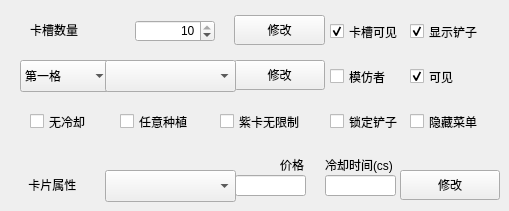
    <widget class="QWidget" name="tab_3">
     <attribute name="title">
      <string>卡槽</string>
     </attribute>
     <widget class="QCheckBox" name="NoCoolDown">
      <property name="geometry">
       <rect>
        <x>30</x>
        <y>110</y>
        <width>64</width>
        <height>23</height>
       </rect>
      </property>
      <property name="text">
       <string>无冷却</string>
      </property>
     </widget>
     <widget class="QLabel" name="label_9">
      <property name="geometry">
       <rect>
        <x>30</x>
        <y>20</y>
        <width>52</width>
        <height>19</height>
       </rect>
      </property>
      <property name="text">
       <string>卡槽数量</string>
      </property>
     </widget>
     <widget class="QPushButton" name="ModifySlotCount">
      <property name="geometry">
       <rect>
        <x>234</x>
        <y>15</y>
        <width>91</width>
        <height>30</height>
       </rect>
      </property>
      <property name="text">
       <string>修改</string>
      </property>
      <property name="autoDefault">
       <bool>false</bool>
      </property>
     </widget>
     <widget class="QPushButton" name="ModifySlotContent">
      <property name="geometry">
       <rect>
        <x>234</x>
        <y>60</y>
        <width>91</width>
        <height>30</height>
       </rect>
      </property>
      <property name="text">
       <string>修改</string>
      </property>
     </widget>
     <widget class="QSpinBox" name="SlotCount">
      <property name="geometry">
       <rect>
        <x>135</x>
        <y>20</y>
        <width>80</width>
        <height>22</height>
       </rect>
      </property>
      <property name="alignment">
       <set>Qt::AlignRight|Qt::AlignTrailing|Qt::AlignVCenter</set>
      </property>
      <property name="minimum">
       <number>1</number>
      </property>
      <property name="maximum">
       <number>10</number>
      </property>
      <property name="value">
       <number>10</number>
      </property>
     </widget>
     <widget class="QComboBox" name="SlotNumber">
      <property name="geometry">
       <rect>
        <x>20</x>
        <y>60</y>
        <width>91</width>
        <height>32</height>
       </rect>
      </property>
      <item>
       <property name="text">
        <string>第一格</string>
       </property>
      </item>
      <item>
       <property name="text">
        <string>第二格</string>
       </property>
      </item>
      <item>
       <property name="text">
        <string>第三格</string>
       </property>
      </item>
      <item>
       <property name="text">
        <string>第四格</string>
       </property>
      </item>
      <item>
       <property name="text">
        <string>第五格</string>
       </property>
      </item>
      <item>
       <property name="text">
        <string>第六格</string>
       </property>
      </item>
      <item>
       <property name="text">
        <string>第七格</string>
       </property>
      </item>
      <item>
       <property name="text">
        <string>第八格</string>
       </property>
      </item>
      <item>
       <property name="text">
        <string>第九格</string>
       </property>
      </item>
      <item>
       <property name="text">
        <string>第十格</string>
       </property>
      </item>
     </widget>
     <widget class="QCheckBox" name="IsImitater">
      <property name="geometry">
       <rect>
        <x>330</x>
        <y>65</y>
        <width>64</width>
        <height>23</height>
       </rect>
      </property>
      <property name="text">
       <string>模仿者</string>
      </property>
     </widget>
     <widget class="QComboBox" name="SlotContent">
      <property name="geometry">
       <rect>
        <x>105</x>
        <y>60</y>
        <width>131</width>
        <height>32</height>
       </rect>
      </property>
      <property name="currentIndex">
       <number>-1</number>
      </property>
     </widget>
     <widget class="QCheckBox" name="SlotVisible">
      <property name="geometry">
       <rect>
        <x>330</x>
        <y>20</y>
        <width>77</width>
        <height>23</height>
       </rect>
      </property>
      <property name="text">
       <string>卡槽可见</string>
      </property>
      <property name="checked">
       <bool>true</bool>
      </property>
     </widget>
     <widget class="QCheckBox" name="ShowShovel">
      <property name="geometry">
       <rect>
        <x>410</x>
        <y>20</y>
        <width>77</width>
        <height>23</height>
       </rect>
      </property>
      <property name="text">
       <string>显示铲子</string>
      </property>
      <property name="checked">
       <bool>true</bool>
      </property>
     </widget>
     <widget class="QCheckBox" name="FreelyPlant">
      <property name="geometry">
       <rect>
        <x>120</x>
        <y>110</y>
        <width>77</width>
        <height>23</height>
       </rect>
      </property>
      <property name="text">
       <string>任意种植</string>
      </property>
     </widget>
     <widget class="QCheckBox" name="SeedVisible">
      <property name="geometry">
       <rect>
        <x>410</x>
        <y>65</y>
        <width>51</width>
        <height>23</height>
       </rect>
      </property>
      <property name="text">
       <string>可见</string>
      </property>
      <property name="checked">
       <bool>true</bool>
      </property>
     </widget>
     <widget class="QCheckBox" name="PurplePlantAvailable">
      <property name="geometry">
       <rect>
        <x>220</x>
        <y>110</y>
        <width>90</width>
        <height>23</height>
       </rect>
      </property>
      <property name="text">
       <string>紫卡无限制</string>
      </property>
     </widget>
     <widget class="QCheckBox" name="AlwaysShovel">
      <property name="geometry">
       <rect>
        <x>330</x>
        <y>110</y>
        <width>77</width>
        <height>23</height>
       </rect>
      </property>
      <property name="text">
       <string>锁定铲子</string>
      </property>
     </widget>
     <widget class="QLabel" name="label_10">
      <property name="geometry">
       <rect>
        <x>25</x>
        <y>175</y>
        <width>56</width>
        <height>19</height>
       </rect>
      </property>
      <property name="text">
       <string> 卡片属性</string>
      </property>
     </widget>
     <widget class="QComboBox" name="CardID">
      <property name="geometry">
       <rect>
        <x>105</x>
        <y>170</y>
        <width>131</width>
        <height>32</height>
       </rect>
      </property>
      <property name="currentIndex">
       <number>-1</number>
      </property>
     </widget>
     <widget class="QLabel" name="label_11">
      <property name="geometry">
       <rect>
        <x>280</x>
        <y>155</y>
        <width>26</width>
        <height>19</height>
       </rect>
      </property>
      <property name="text">
       <string>价格</string>
      </property>
     </widget>
     <widget class="QLabel" name="label_12">
      <property name="geometry">
       <rect>
        <x>325</x>
        <y>155</y>
        <width>74</width>
        <height>19</height>
       </rect>
      </property>
      <property name="text">
       <string>冷却时间(cs)</string>
      </property>
     </widget>
     <widget class="QPushButton" name="ModifyCardProperty">
      <property name="geometry">
       <rect>
        <x>400</x>
        <y>170</y>
        <width>100</width>
        <height>30</height>
       </rect>
      </property>
      <property name="text">
       <string>修改</string>
      </property>
     </widget>
     <widget class="QLineEdit" name="CardCost">
      <property name="geometry">
       <rect>
        <x>235</x>
        <y>175</y>
        <width>71</width>
        <height>21</height>
       </rect>
      </property>
      <property name="inputMethodHints">
       <set>Qt::ImhDigitsOnly</set>
      </property>
      <property name="text">
       <string/>
      </property>
      <property name="alignment">
       <set>Qt::AlignRight|Qt::AlignTrailing|Qt::AlignVCenter</set>
      </property>
     </widget>
     <widget class="QLineEdit" name="CardCooldownTime">
      <property name="geometry">
       <rect>
        <x>325</x>
        <y>175</y>
        <width>71</width>
        <height>21</height>
       </rect>
      </property>
      <property name="inputMethodHints">
       <set>Qt::ImhDigitsOnly</set>
      </property>
      <property name="text">
       <string/>
      </property>
      <property name="alignment">
       <set>Qt::AlignRight|Qt::AlignTrailing|Qt::AlignVCenter</set>
      </property>
     </widget>
     <widget class="QCheckBox" name="HideMenu">
      <property name="geometry">
       <rect>
        <x>410</x>
        <y>110</y>
        <width>77</width>
        <height>23</height>
       </rect>
      </property>
      <property name="text">
       <string>隐藏菜单</string>
      </property>
     </widget>
    </widget>
